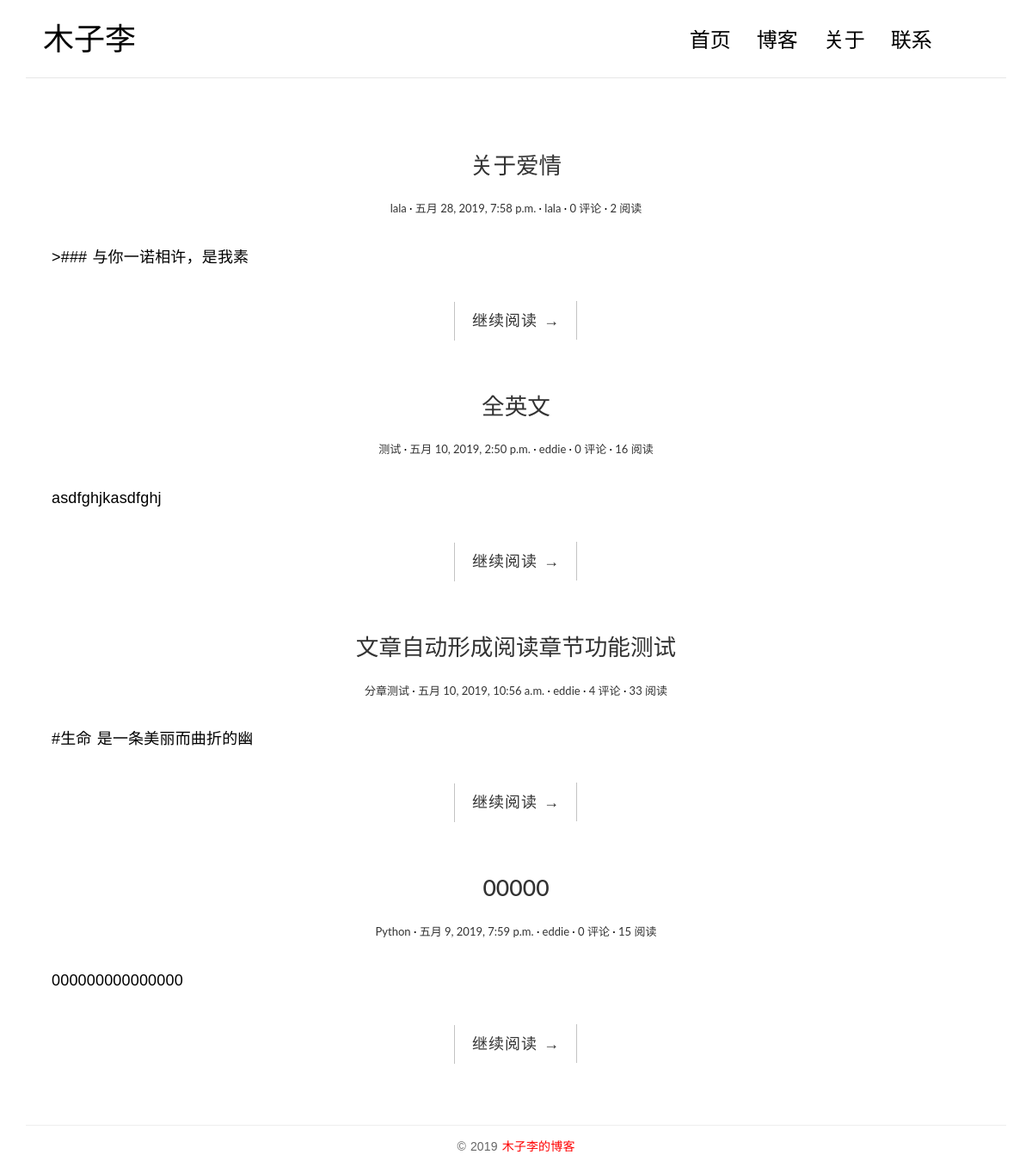
Screenshot of /full-width with the database file from the repository.
### blog/models.py (models this page shows, shortened)
@python_2_unicode_compatible
class Post(models.Model):
    title = models.CharField(max_length=70)
    body = models.TextField()
    created_time = models.DateTimeField()
    modified_time = models.DateTimeField()
    excerpt = models.CharField(max_length=200, blank=True)
    category = models.ForeignKey(Category)
    tags = models.ManyToManyField(Tag, blank=True)
    author = models.ForeignKey(User)
    views = models.PositiveIntegerField(default=0)
    def get_absolute_url(self):
        return reverse('blog:detail', kwargs={'pk': self.pk})
    class Meta:
        ordering = ['-created_time', 'title']

class Category(models.Model):
    name = models.CharField(max_length=100)

### blog/views.py (the view)
# urls.py: url(r'^full-width$', views.FullView.as_view(), name='full-width'),
class FullView(ListView):
    model = Post
    template_name = 'blog/full-width.html'
    context_object_name = 'post_list'
    paginate_by = 4

### templates/blog/full-width.html (shortened to what this page needs)
{% extends 'other.html' %}
{% load staticfiles %}
    {% block main %}
        {% for post in post_list %}
            <article class="post post-{{ post.pk }}">
                <header class="entry-header">
                    <h1 class="entry-title">
                        <a href="{{ post.get_absolute_url }}">{{ post.title }}</a>
                    </h1>
                    <div class="entry-meta">
                        <span class="post-category"><a href="#">{{ post.category.name }}</a></span>
                        <span class="post-date"><a href="#"><time class="entry-date"
                                                                  datetime="{{ post.created_time }}">{{ post.created_time }}</time></a></span>
                        <span class="post-author"><a href="#">{{ post.author }}</a></span>
                        <span class="comments-link"><a href="#">{{ post.comment_set.count }} 评论</a></span>
                        <span class="views-count"><a href="#">{{ post.views }} 阅读</a></span>
                    </div>
                </header>
                <div class="entry-content clearfix">
                    <p>{{ post.body|truncatechars:15 }}</p>
                    <div class="read-more cl-effect-14">
                        <a href="{{ post.get_absolute_url }}" class="more-link">继续阅读 <span class="meta-nav">→</span></a>
                    </div>
                </div>
            </article>
        {% empty %}
            <div class="no-post">暂时还没有发布的文章！</div>
        {% endfor %}
    {% endblock main %}

### blog/static/blog/css/custom.css (style rules this page uses)
* { outline: none; }
h1, h2, h3, h4, h5, h6 { margin-top: 0; }
a { color: #333; }
body { color: #444; font-family: 'Lato', sans-serif; }
p { font-family: 'Ubuntu', sans-serif; font-weight: 400; word-spacing: 1px; letter-spacing: 0.01em; }
.post { background: #fff; padding: 30px 30px 0; }
.entry-title { text-align: center; font-size: 1.9em; margin-bottom: 20px; line-height: 1.6; padding: 10px 20px 0; }
.entry-meta { text-align: center; color: #DDDDDD; font-size: 13px; margin-bottom: 30px; }
.entry-content { font-size: 18px; line-height: 1.9; font-weight: 300; color: #000; }
.post-category::after, .post-date::after, .post-author::after, .comments-link::after { content: ' ·'; color: #000; }
.read-more { font-family: 'Ubuntu', sans-serif; font-weight: 400; word-spacing: 1px; letter-spacing: 0.01em; text-align: center; margin-top: 20px; }
.cl-effect-14 a { padding: 0 20px; height: 45px; line-height: 45px; position: relative; display: inline-block; margin: 15px 25px; letter-spacing: 1px; font-weight: 400; text-shadow: 0 0 1px rgba(255, 255, 255, 0.3); }
.cl-effect-14 a::before, .cl-effect-14 a::after { position: absolute; width: 45px; height: 1px; background: #C3C3C3; content: ''; -webkit-transition: all 0.3s; -moz-transition: all 0.3s; transition: all 0.3s; pointer-events: none; }
.cl-effect-14 a::before { top: 0; left: 0; -webkit-transform: rotate(90deg); -moz-transform: rotate(90deg); transform: rotate(90deg); -webkit-transform-origin: 0 0; -moz-transform-origin: 0 0; transform-origin: 0 0; }
.cl-effect-14 a::after { right: 0; bottom: 0; -webkit-transform: rotate(90deg); -moz-transform: rotate(90deg); transform: rotate(90deg); -webkit-transform-origin: 100% 0; -moz-transform-origin: 100% 0; transform-origin: 100% 0; }

### rows the page displays
Post: title "关于爱情", category.name "lala", created_time "五月 28, 2019, 7:58 p.m.", author "lala", comment_set.count "0", views "2", body ">### 与你一诺相许，是我素"
Post: title "全英文", category.name "测试", created_time "五月 10, 2019, 2:50 p.m.", author "eddie", comment_set.count "0", views "16", body "asdfghjkasdfghj"
Post: title "文章自动形成阅读章节功能测试", category.name "分章测试", created_time "五月 10, 2019, 10:56 a.m.", author "eddie", comment_set.count "4", views "33", body "#生命 是一条美丽而曲折的幽"
Post: title "00000", category.name "Python", created_time "五月 9, 2019, 7:59 p.m.", author "eddie", comment_set.count "0", views "15", body "000000000000000"
